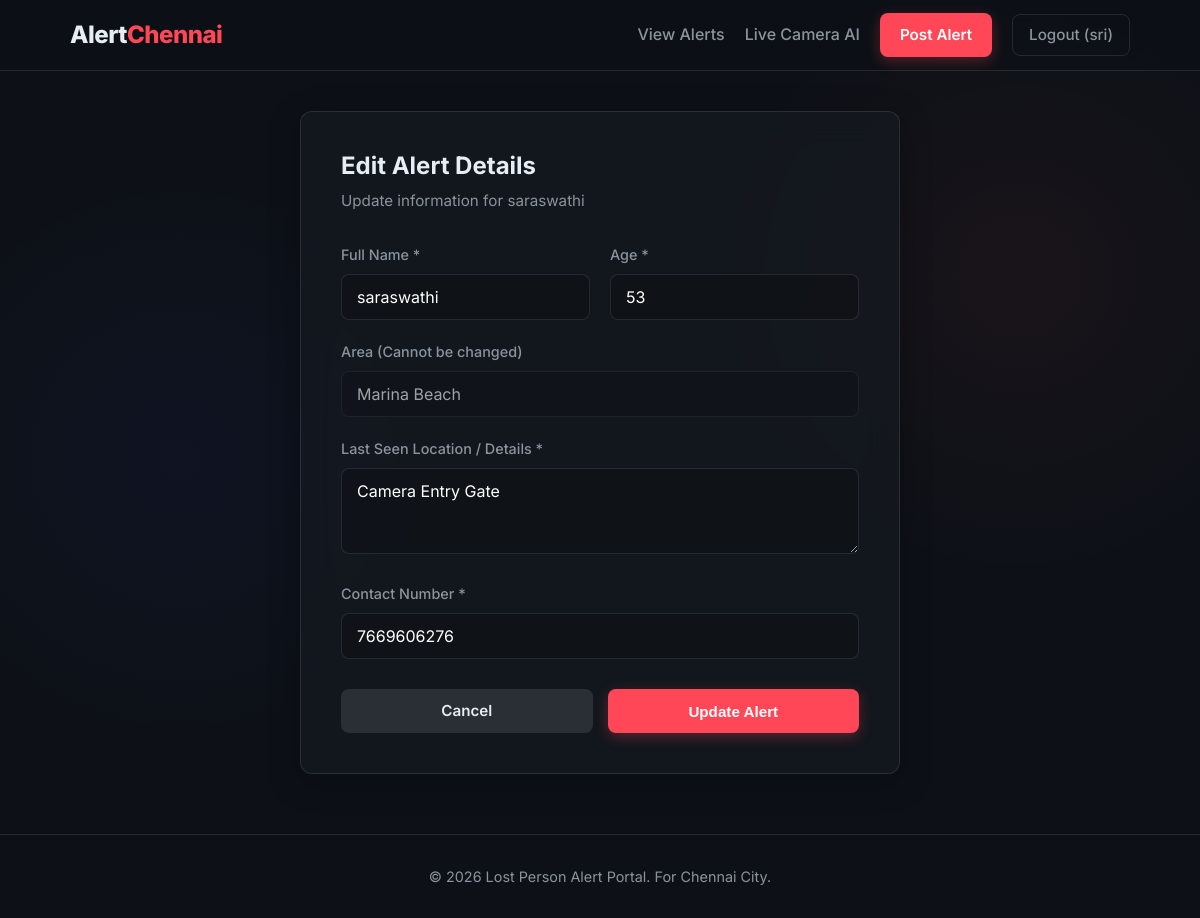
Screenshot of /edit/11 (signed in) with the database file from the repository.
### tables this page shows
CREATE TABLE alerts (
            id INTEGER PRIMARY KEY AUTOINCREMENT,
            name TEXT NOT NULL,
            age INTEGER NOT NULL,
            area TEXT NOT NULL,
            last_seen TEXT NOT NULL,
            contact TEXT NOT NULL,
            photo TEXT,
            status TEXT DEFAULT 'active'
        , device_id TEXT, is_iot_updated INTEGER DEFAULT 0, user_id INTEGER);

### app.py (the view, shortened to what this page needs)
@app.route('/edit/<int:id>', methods=['GET', 'POST'])
@login_required
def edit_alert(id):
    conn = get_db_connection()
    alert = conn.execute('SELECT * FROM alerts WHERE id = ?', (id,)).fetchone()
    if alert is None:
        conn.close()
        flash('Alert not found.', 'error')
        return redirect(url_for('view_alerts'))
    if alert['user_id'] != session.get('user_id') and session.get('username') != 'admin':
        conn.close()
        flash('You can only edit your own alerts.', 'error')
        return redirect(url_for('view_alerts'))
    conn.close()
    return render_template('edit_alert.html', alert=alert, areas=AREAS)

### app.py (called while the page is built)
def login_required(f):
    @wraps(f)
    def decorated_function(*args, **kwargs):
        if 'user_id' not in session:
            flash('Please log in first.', 'error')
            return redirect(url_for('login'))
        return f(*args, **kwargs)
    return decorated_function

### database.py (called while the page is built)
def get_db_connection():
    conn = sqlite3.connect(DB_NAME)
    conn.row_factory = sqlite3.Row
    return conn

### templates/edit_alert.html
{% extends 'base.html' %}
{% block content %}
<div class="form-container glass-panel">
    <h2>Edit Alert Details</h2>
    <p class="subtitle">Update information for {{ alert.name }}</p>
    <form method="POST" action="{{ url_for('edit_alert', id=alert.id) }}" class="alert-form">
        <div class="form-group row">
            <div class="col">
                <label for="name">Full Name *</label>
                <input type="text" id="name" name="name" required value="{{ alert.name }}">
            </div>
            <div class="col">
                <label for="age">Age *</label>
                <input type="number" id="age" name="age" required min="1" max="120" value="{{ alert.age }}">
            </div>
        </div>
        <div class="form-group">
            <label>Area (Cannot be changed)</label>
            <input type="text" value="{{ alert.area }}" disabled class="disabled-input">
        </div>
        <div class="form-group">
            <label for="last_seen">Last Seen Location / Details *</label>
            <textarea id="last_seen" name="last_seen" rows="3" required>{{ alert.last_seen }}</textarea>
        </div>
        <div class="form-group">
            <label for="contact">Contact Number *</label>
            <input type="tel" id="contact" name="contact" required value="{{ alert.contact }}">
        </div>
        <div class="form-actions">
            <a href="{{ url_for('view_alerts') }}" class="btn-secondary">Cancel</a>
            <button type="submit" class="btn-primary">Update Alert</button>
        </div>
    </form>
</div>
{% endblock %}

### static/style.css (style rules this page uses)
:root { --bg-color: #0d1117; --panel-bg: rgba(22, 27, 34, 0.7); --border-color: rgba(255, 255, 255, 0.1); --text-primary: #e6edf3; --text-secondary: #8b949e; --accent: #ff4757; --accent-hover: #ff6b81; --accent-blue: #3742fa; --success: #2ed573; --success-hover: #26de81; --radius: 12px; --shadow: 0 8px 32px rgba(0, 0, 0, 0.3); }
* { box-sizing: border-box; margin: 0; padding: 0; }
body { font-family: 'Inter', -apple-system, BlinkMacSystemFont, "Segoe UI", Roboto, Helvetica, Arial, sans-serif; background-color: var(--bg-color); color: var(--text-primary); line-height: 1.6; background-image: radial-gradient(circle at 15% 50%, rgba(55, 66, 250, 0.05), transparent 25%), radial-gradient(circle at 85% 30%, rgba(255, 71, 87, 0.05), transparent 25%); background-attachment: fixed; min-height: 100vh; display: flex; flex-direction: column; }
h1, h2, h3 { font-weight: 700; line-height: 1.2; }
a { text-decoration: none; color: inherit; }
.btn-primary, .btn-secondary, .btn-success, .btn-outline { display: inline-block; padding: 10px 20px; border-radius: 8px; font-weight: 600; cursor: pointer; transition: all 0.2s ease; border: none; text-align: center; font-size: 0.95rem; }
.btn-primary { background-color: var(--accent); color: white; box-shadow: 0 4px 14px rgba(255, 71, 87, 0.3); }
.btn-secondary { background-color: rgba(255, 255, 255, 0.1); color: var(--text-primary); }
.glass-panel { background: var(--panel-bg); border: 1px solid var(--border-color); backdrop-filter: blur(16px); border-radius: var(--radius); box-shadow: var(--shadow); }
.form-container { max-width: 600px; margin: 0 auto; padding: 40px; }
.form-container h2 { margin-bottom: 8px; }
.subtitle { color: var(--text-secondary); margin-bottom: 30px; font-size: 0.95rem; }
.form-group { margin-bottom: 20px; }
.form-group.row { display: flex; gap: 20px; }
.form-group.row .col { flex: 1; }
label { display: block; margin-bottom: 8px; font-weight: 500; font-size: 0.9rem; color: var(--text-secondary); }
input, select, textarea { width: 100%; padding: 12px 15px; background: rgba(0, 0, 0, 0.2); border: 1px solid var(--border-color); border-radius: 8px; color: white; font-family: inherit; font-size: 1rem; transition: border-color 0.2s; }
.disabled-input { opacity: 0.6; cursor: not-allowed; }
.form-actions { display: flex; gap: 15px; margin-top: 30px; }
.form-actions button { flex: 1; }
.form-actions a { flex: 1; }

### rows the page displays
alerts: name "saraswathi", age "53", area "Marina Beach", last_seen "Camera Entry Gate", contact "7669606276"

### other values shown
{{ session.username }} "sri"
